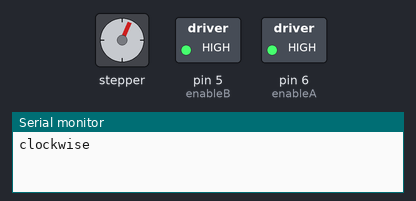
Recording of a sketch running on a simulated Arduino Uno, built with avr-gcc and run on an emulated ATmega328P. Parts: stepper motor, switched loads named in the sketch (green lamp = pin HIGH), the last lines printed to the serial monitor. Stepper angles assume 240 steps per turn.

Above: at 0.05 s.
At 0.15 s:
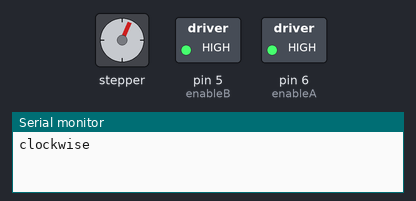
At 0.25 s:
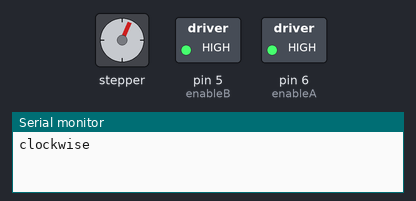
At 1.35 s:
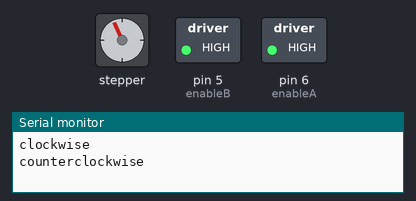
At 1.55 s:
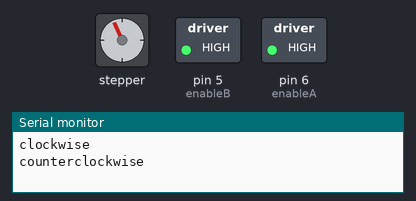
At 2.55 s:
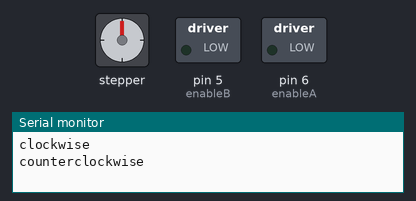
Timing chart, 0 to 6.0 s (numbered marks = the images above):
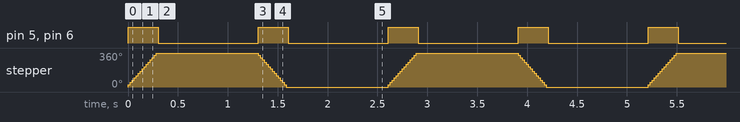

The sketch:

A4954-3.ino
```cpp
#include <Stepper.h>

const int stepsPerRevolution = 240;  // change this to fit the number of steps per revolution
                                     // for your motor

const int enableA = 6;
const int enableB = 5;

// initialize the stepper library using the default pins on the HBridge Shield:
Stepper myStepper(stepsPerRevolution, 4, 7, 3, 2);

void setup() {
  // set up the enable pins:
  pinMode(enableA, OUTPUT);
  pinMode(enableB, OUTPUT);
  // set the speed at 200 rpm:
  myStepper.setSpeed(200);
  // initialize the serial port:
  Serial.begin(9600);
}

void loop() {
  // step one revolution in one direction:
  Serial.println("clockwise");
  digitalWrite(enableA, HIGH);
  digitalWrite(enableB, HIGH);
  myStepper.step(stepsPerRevolution);
  digitalWrite(enableA, LOW);
  digitalWrite(enableB, LOW);
  delay(1000);

  // step one revolution in the other direction:
  Serial.println("counterclockwise");
  digitalWrite(enableA, HIGH);
  digitalWrite(enableB, HIGH);
  myStepper.step(-stepsPerRevolution);
  digitalWrite(enableA, LOW);
  digitalWrite(enableB, LOW);
  delay(1000);
}
```

Measured:
- by itself, pin 5 (enableB), pin 6 (enableA): alternates HIGH for 0.30 s and LOW for 1.0 s
- by itself, stepper: turns 360° clockwise in 0.28 s, then 360° counter-clockwise in 0.28 s, repeating every 2.6 s
